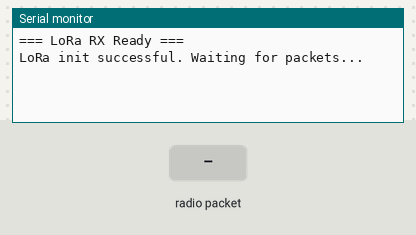
Bench run of a sketch on a simulated ESP32. Parts: the last lines printed to the serial monitor. The test bench sets the inputs (shaded band). No radio packets arrive unless stated.

Above: at 1.2 s.
1.3 s: radio packet "1" arrives
At 1.9 s:
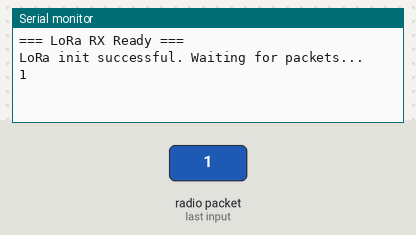
2.8 s: radio packet "0" arrives
At 4.0 s:
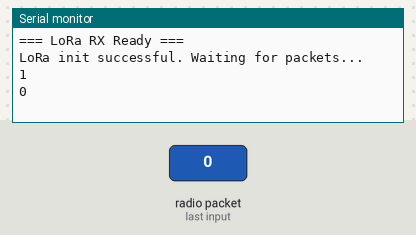
4.3 s: radio packet "2" arrives
At 5.3 s:
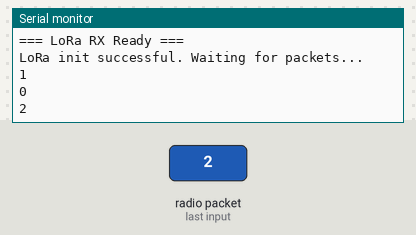

The sketch:

LoRaRX_code.ino
```cpp
#include <SPI.h>
#include <LoRa.h>

// ---------------- LoRa Pins ----------------
#define LORA_SS   23
#define LORA_RST  4
#define LORA_DIO0 2
#define LORA_FREQ 433E6

// Custom SPI pins
#define LORA_SCK  18
#define LORA_MISO 19
#define LORA_MOSI 27

void setup() {
  Serial.begin(115200);
  while (!Serial);

  Serial.println("=== LoRa RX Ready ===");

  // Initialize SPI bus with custom pins
  SPI.begin(LORA_SCK, LORA_MISO, LORA_MOSI, LORA_SS);

  // Initialize LoRa module
  LoRa.setPins(LORA_SS, LORA_RST, LORA_DIO0);
  if (!LoRa.begin(LORA_FREQ)) {
    Serial.println("LoRa init failed! Check wiring and power.");
    while (1);
  }

  Serial.println("LoRa init successful. Waiting for packets...");
}

void loop() {
  // Check for incoming packet
  int packetSize = LoRa.parsePacket();
  if (packetSize > 0) {
    String received = "";
    while (LoRa.available()) {
      received += (char)LoRa.read();
    }

    // Print the full CSV line
    Serial.println(received);
  }
}
```

Measured:
- after the input at 1.3 s, the serial monitor: prints a new line at once (image 1)
- after the input at 2.8 s, the serial monitor: prints a new line at once (image 2)
- after the input at 4.3 s, the serial monitor: prints a new line at once (image 3)
